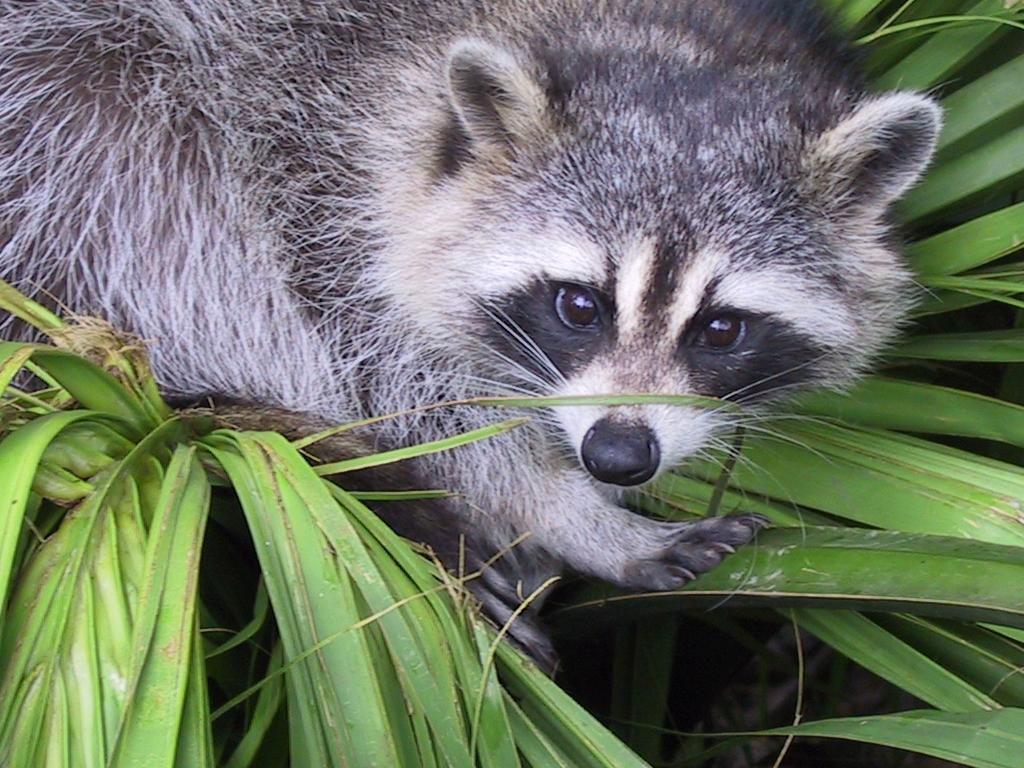
#> input picture python-1-Array/ex04/animal.jpeg, 1024 x 768 px
$ python rotate.py
#> lines starting #> are read from the running program, lines starting #| are printed output that depends on the picture
### python-1-Array/ex04/load_image.py
import matplotlib.image as image
import numpy as np


def ft_load(path: str) -> np.ndarray:
    """
    Load an image from the given path and check if it is JPG or JPEG.

    Args:
        path (str): Path to the image file.

    Returns:
        np.ndarray: Loaded image.
    """
#> called with path = './animal.jpeg'

    try:
        # Check if path is a string
        if not isinstance(path, str):
            raise TypeError("Path must be a string")

        # Open image
        img = image.imread(path)
#> img is the input picture: shape (768, 1024, 3); mean R, G, B 110.7, 117.7, 102.1

        # Check image format
        if img.format not in ("JPEG", "JPG"):
            raise ValueError("Image must be JPG or JPEG")

        # Convert image to RGB
        img = img.convert("RGB")

        # Convert image to numpy array
        arr = np.array(img)

        print(f"The shape of the image is: {arr.shape}")
    except Exception as error:
        print(Exception.__name__ + ":", error)
    else:
        return arr

    return img


def zoom(img: np.ndarray) -> np.ndarray:
    """
    Crop and display a portion of the given image.

    Args:
        img (np.ndarray): Input image as a NumPy array.

    Returns:
        None
    """

    cropped = img[0:400, 400:800].copy()
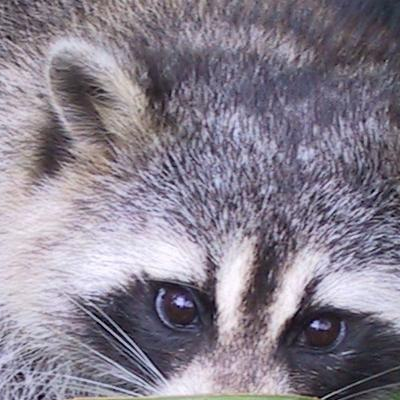
#> cropped: shape (400, 400, 3); mean R, G, B 135.9, 128.6, 142.5

    # Display the scale on the x and y axis on the image
    print(f"New shape after slicing : {cropped.shape} or {cropped.shape[:2]}")
#| New shape after slicing : (400, 400, 3) or (400, 400)
    # print(cropped)

    return cropped

### python-1-Array/ex04/rotate.py
from load_image import ft_load, zoom
import matplotlib.pyplot as plt
import numpy as np


def rotate(matrix: np.ndarray) -> None:
    """
    Rotate the given image matrix by 90 degrees counterclockwise.

    Args:
        matrix (np.ndarray): Input image as a NumPy array.

    Returns:
        None
    """
    height, width = matrix.shape[:2]
#> height = 400; width = 400
    rotated = np.empty((width, height, *matrix.shape[2:]),
                       dtype=matrix.dtype)

    for i in range(height):
        for j in range(width):
            rotated[j][height - 1 - i] = matrix[i][j]
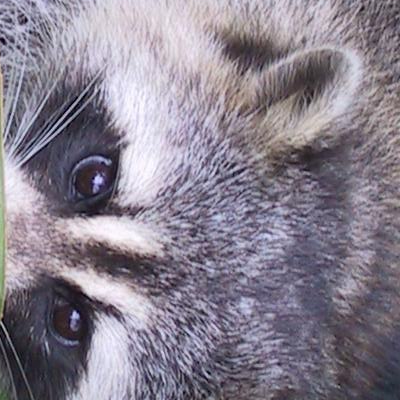
#> rotated: shape (400, 400, 3); mean R, G, B 135.9, 128.6, 142.5

    plt.imshow(rotated)
    plt.show()


def main():
    """
    Load an image, crop it, display it and rotate the result.

    Returns:
        None
    """
    img = ft_load("./animal.jpeg")
    cropped = zoom(img)

    plt.imshow(cropped)
    plt.title("Before rotation")
    plt.show()

    rotate(cropped)


if __name__ == "__main__":
    main()
